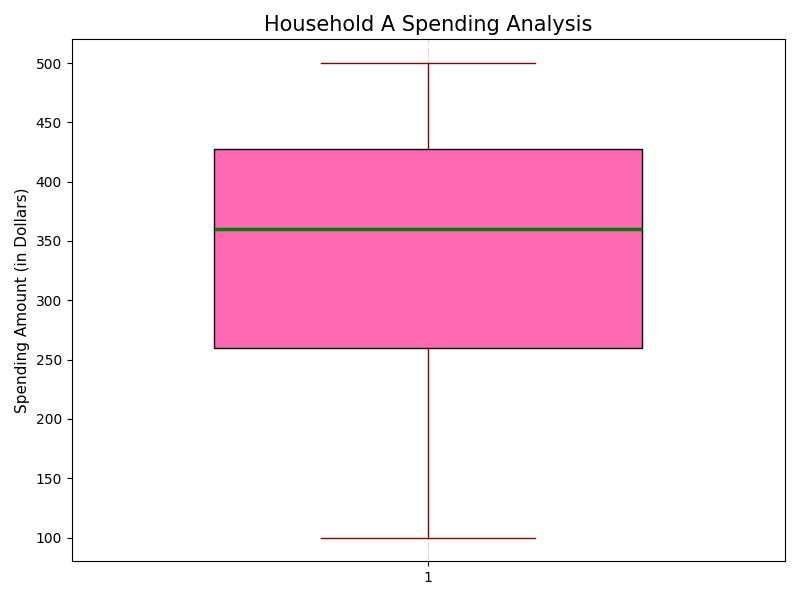

Write the Python code that produced this figure.
import matplotlib.pyplot as plt

# Household A spending data
household_a_spending = [500, 450, 400, 150, 200, 450, 320, 100, 350, 420, 280, 370]

# Create a vertical box plot for Household A
fig, ax = plt.subplots(figsize=(8, 6))
box = ax.boxplot(household_a_spending, vert=True, patch_artist=True, 
                 notch=False, widths=0.6)

# Custom color for the box
box_color = '#FF69B4'
for patch in box['boxes']:
    patch.set_facecolor(box_color)

# Set title and labels
ax.set_title('Household A Spending Analysis', fontsize=15)
ax.set_ylabel('Spending Amount (in Dollars)', fontsize=11)

# Customize whiskers and caps
for whisker, cap in zip(box['whiskers'], box['caps']):
    whisker.set(color='darkred', linewidth=1)
    cap.set(color='darkred', linewidth=1)

# Customize medians
for median in box['medians']:
    median.set(color='green', linewidth=2.5)

ax.grid(axis='x', linestyle='-.', alpha=0.5)
plt.tight_layout()
plt.show()
